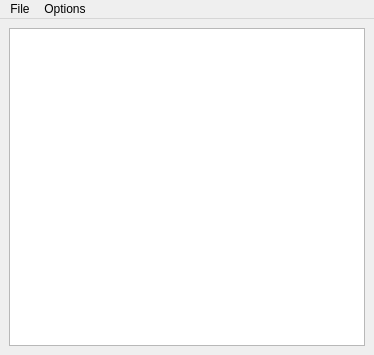
<?xml version="1.0" encoding="UTF-8"?>
<ui version="4.0">
 <class>MainWindow</class>
 <widget class="QMainWindow" name="MainWindow">
  <property name="geometry">
   <rect>
    <x>0</x>
    <y>0</y>
    <width>374</width>
    <height>355</height>
   </rect>
  </property>
  <property name="windowTitle">
   <string>MainWindow</string>
  </property>
  <widget class="QWidget" name="centralwidget">
   <layout class="QVBoxLayout" name="verticalLayout_2">
    <item>
     <layout class="QVBoxLayout" name="verticalLayout">
      <item>
       <widget class="QTableWidget" name="tableWidget">
        <property name="sortingEnabled">
         <bool>true</bool>
        </property>
       </widget>
      </item>
     </layout>
    </item>
   </layout>
  </widget>
  <widget class="QMenuBar" name="menuBar">
   <property name="geometry">
    <rect>
     <x>0</x>
     <y>0</y>
     <width>374</width>
     <height>22</height>
    </rect>
   </property>
   <widget class="QMenu" name="menuFile">
    <property name="title">
     <string>File</string>
    </property>
    <addaction name="actionQuit"/>
   </widget>
   <widget class="QMenu" name="menuOptions">
    <property name="title">
     <string>Options</string>
    </property>
    <addaction name="actionSettings"/>
   </widget>
   <addaction name="menuFile"/>
   <addaction name="menuOptions"/>
  </widget>
  <action name="actionQuit">
   <property name="text">
    <string>Quit</string>
   </property>
  </action>
  <action name="actionSettings">
   <property name="text">
    <string>Settings</string>
   </property>
  </action>
 </widget>
 <resources/>
 <connections/>
</ui>
